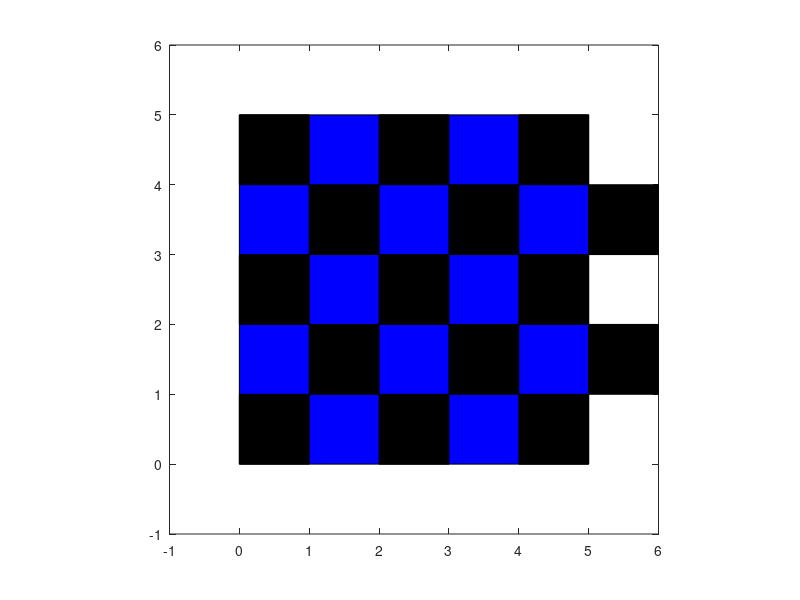

Write MATLAB code to recreate this figure.
function schack()
clc
n = input('Antal rutor: ');

side = 1;
size = n*side+1;

plot([0 0 size-1 size-1 0],[0 size-1 size-1 0 0],'k')
fill([0 0 size-1 size-1 0],[0 size-1 size-1 0 0],'b')

x = [0 0 side side]';
y = [0 side side 0]';
hold on

for k=0:n-1
    for i=0:2:n-1
        axis([-side size -side size])
        axis equal
        
        fill(x+i*ones(4,1),y,'k')
        pause(0.05)
        
    end
    x = x+(-1)^k*ones(4,1);
    y = y+ones(4,1);
end
